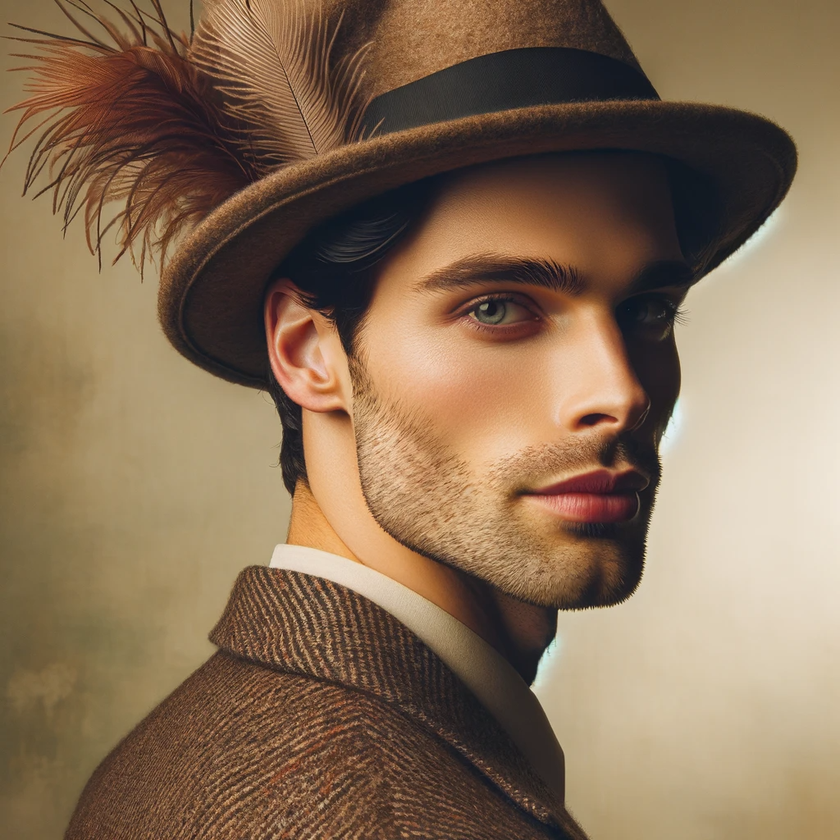
#> input picture img/like_lenna.png, 840 x 840 px, shrunk from 1024 x 1024 before the run
$ python threshold.py
#> lines starting #> are read from the running program, lines starting #| are printed output that depends on the picture; after the words box and inside, x2 and y2 are one past the last pixel; in counts of white or black regions, pixels touching at a corner belong together
import cv2
import numpy as np
import matplotlib.pylab as plt

img = cv2.imread('../img/like_lenna.png', cv2.IMREAD_GRAYSCALE)  # 이미지를 그레이 스케일로 읽기
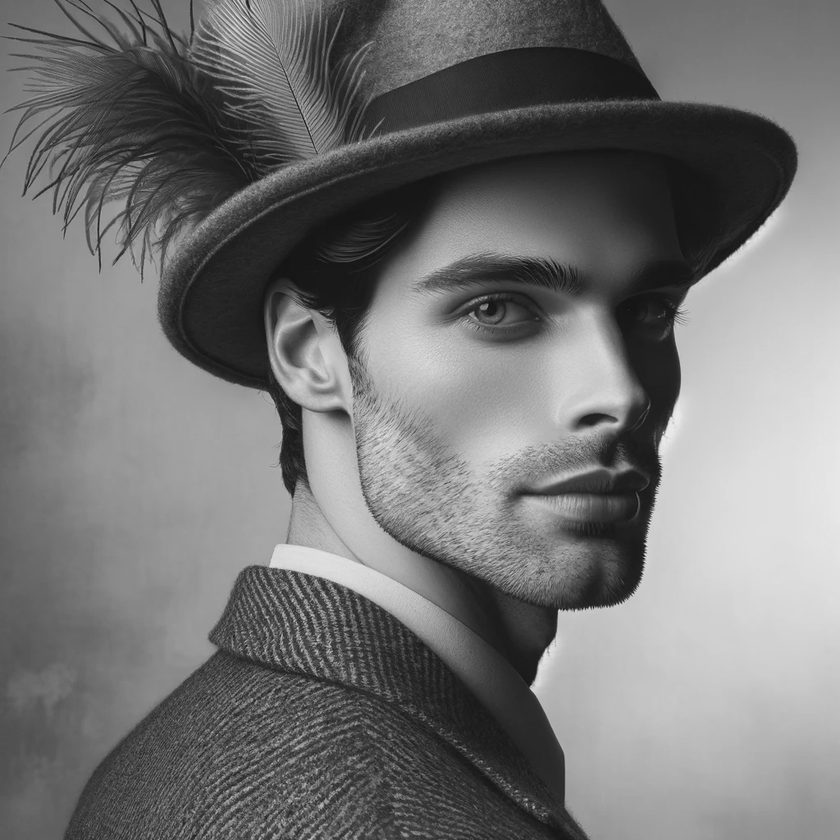
#> img: shape (840, 840); min 12, max 235, mean 116.2

# NumPy API로 바이너리 이미지
thresh_np = np.zeros_like(img)  # 원본과 동일한 크기의 0으로 채워진 이미지
thresh_np[img > 127] = 255  # 127 보다 큰 값만 255로 변경

# OpenCV API로 바이너리 이미지
ret, thresh_cv = cv2.threshold(img, 127, 255, cv2.THRESH_BINARY)
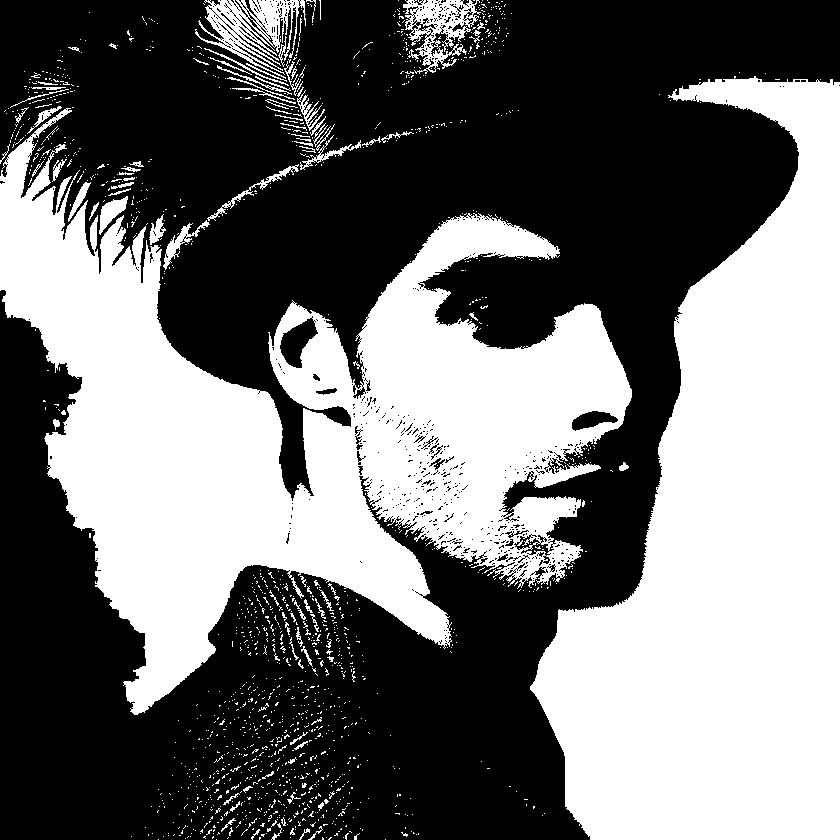
#> thresh_cv: shape (840, 840); 44.3% white; 1531 white regions (1435 under 20 px), largest, box (x1, y1, x2, y2) and area: (0, 108, 632, 715) 155595, (530, 76, 840, 840) 140400, (195, 0, 306, 79) 3543
print(ret)  # 127.0, 바이너리 이미지에 사용된 문턱 값 반환

# matplotlib으로 출력
imgs = {'Origianl' : img, 'NumPy API' : thresh_np, 'cv2.threshold' : thresh_cv}
for i, (key, value) in enumerate(imgs.items()):
    plt.subplot(1, 3, i+1)
    plt.title(key)
    plt.imshow(value, cmap='gray')
    plt.xticks([]); plt.yticks([])
#> this loop made 3 passes
#> key on passes 1 to 3: 'Origianl', 'NumPy API', 'cv2.threshold'

plt.show()
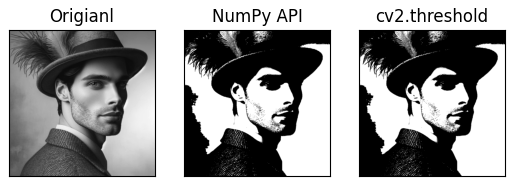
#> figure drawn by matplotlib, 3 panels

$ run again, with img/man_chromakey.jpg saved as img/like_lenna.png
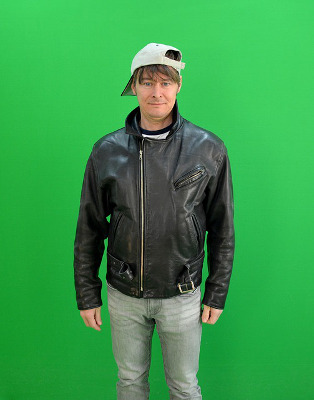
#> input picture img/man_chromakey.jpg, 314 x 400 px
#> `ret, thresh_cv = cv2.threshold(img, 127, 255, cv2.THRESH_BINARY)`:
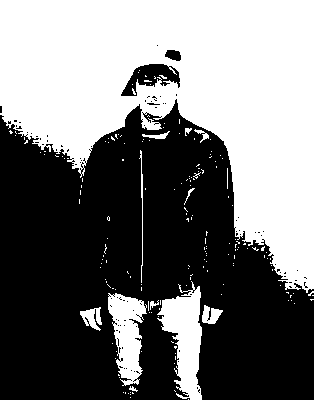
#> thresh_cv: shape (400, 314); 46% white; 179 white regions (166 under 20 px), largest, box (x1, y1, x2, y2) and area: (0, 0, 314, 293) 51297, (157, 281, 202, 400) 2903, (108, 293, 147, 386) 2147
#> the loop `for i, (key, value) in enumerate(imgs.items()):` made 3 passes
#> key on passes 1 to 3: 'Origianl', 'NumPy API', 'cv2.threshold'
#> `plt.show()`:
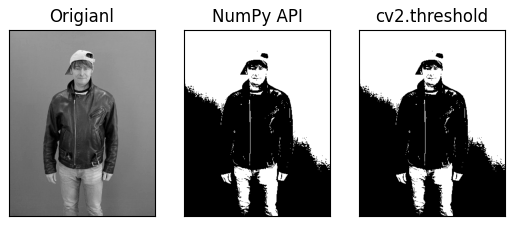
#> figure drawn by matplotlib, 3 panels
